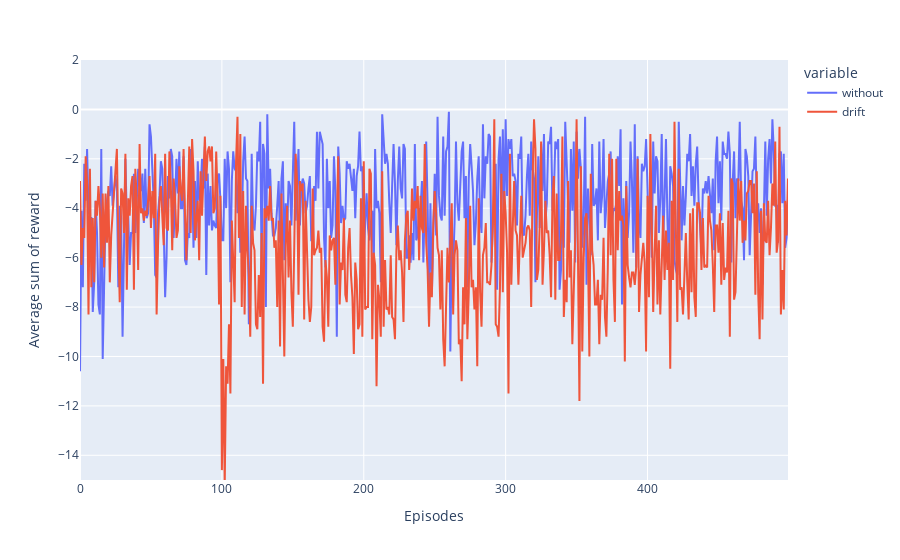

Notebook code cell kept with this figure:
### Code cell
runs = 10 #repeat trainning process
episodes = 500
drift_ep = 100
DQag_drift = np.empty((episodes, runs))
DQag = np.empty((episodes,runs))

#agent1 = run_qlearner(episodesT, 0.2, epsilon=0.1, alpha=0.2)[0]
for i in tqdm(range(runs)):
    agent = DQNAgent(state_dim, action_dim)
    DQag_drift[:, i] = run_agent(episodes,drift_ep,0,0)

for i in tqdm(range(runs)):
    #without drift
    agent = DQNAgent(state_dim, action_dim)
    DQag[:, i] = run_agent(episodes,0,0,0)

#data_eps1 = {'drift':np.apply_along_axis(np.mean, 1, DQag_drift) }
#df_eps1 = pd.DataFrame(data=data_eps1)


data_eps1 = {'without': np.apply_along_axis(np.mean, 1, DQag),
            'drift':np.apply_along_axis(np.mean, 1, DQag_drift) }
df_eps1 = pd.DataFrame(data=data_eps1)
#print(data_eps1)
#print(df_eps1.shape)
fug = px.line(data_eps1, y=['without','drift'])
fug.update_layout(xaxis_title = 'Episodes', yaxis_title = 'Average sum of reward',yaxis_range=[-15,2])
fug.show()

### Figure 1 — Plotly figure (JSON) as saved in the notebook; plotly's stock layout.template omitted (floating-point values rounded to 4 significant figures; data arrays with more than 128 entries replaced by an {"elided": "..."} marker saying what was removed)
{"data": [{"hovertemplate": "variable=without<br>index=%{x}<br>value=%{y}<extra></extra>", "legendgroup": "without", "line": {"color": "#636efa", "dash": "solid"}, "marker": {"symbol": "circle"}, "mode": "lines", "name": "without", "orientation": "v", "showlegend": true, "type": "scatter", "x": {"elided": "500 int values"}, "xaxis": "x", "y": {"elided": "500 float values"}, "yaxis": "y"}, {"hovertemplate": "variable=drift<br>index=%{x}<br>value=%{y}<extra></extra>", "legendgroup": "drift", "line": {"color": "#EF553B", "dash": "solid"}, "marker": {"symbol": "circle"}, "mode": "lines", "name": "drift", "orientation": "v", "showlegend": true, "type": "scatter", "x": {"elided": "500 int values"}, "xaxis": "x", "y": {"elided": "500 float values"}, "yaxis": "y"}], "layout": {"legend": {"title": {"text": "variable"}, "tracegroupgap": 0}, "margin": {"t": 60}, "xaxis": {"anchor": "y", "domain": [0, 1], "title": {"text": "Episodes"}}, "yaxis": {"anchor": "x", "domain": [0, 1], "range": [-15, 2], "title": {"text": "Average sum of reward"}}}}
